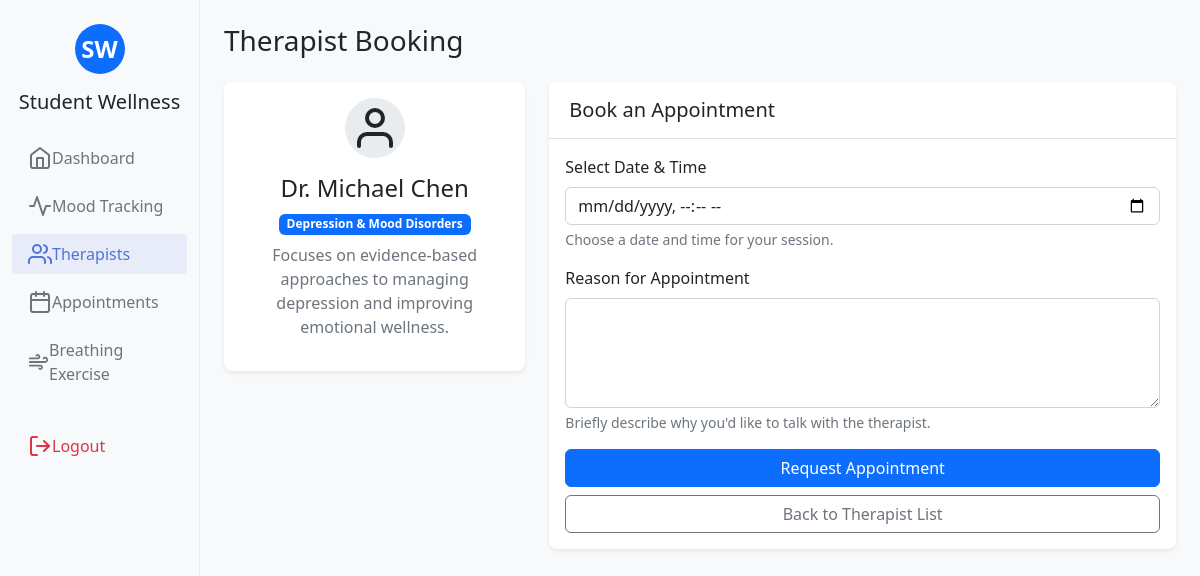
The app's page /therapist/book/2/ (signed in) with its own data.
### student/models.py (models this page shows, shortened)
class Therapist(models.Model):
    name = models.CharField(max_length=100)
    specialization = models.CharField(max_length=100)
    description = models.TextField()
    is_available = models.BooleanField(default=True)

### student/views.py (the view)
# urls.py: path('therapist/book/<int:therapist_id>/', views.book_therapist, name='book_therapist'),
@login_required
def book_therapist(request, therapist_id):
    therapist = get_object_or_404(Therapist, id=therapist_id, is_available=True)
    if request.method == 'POST':
        form = TherapistAppointmentForm(request.POST)
        if form.is_valid():
            appointment = form.save(commit=False)
            appointment.student = request.user
            appointment.therapist = therapist
            appointment.status = 'pending'
            appointment.save()
            return redirect('appointment_list')
    else:
        form = TherapistAppointmentForm()
    return render(request, 'therapist_booking.html', {
        'therapist': therapist,
        'form': form
    })

### student/forms.py (shortened to what this page needs)
class TherapistAppointmentForm(forms.ModelForm):
    class Meta:
        model = TherapistAppointment
        fields = ['appointment_date', 'reason']
        widgets = {
            'appointment_date': forms.DateTimeInput(attrs={'type': 'datetime-local'}),
            'reason': forms.Textarea(attrs={'rows': 3, 'placeholder': 'Briefly describe why you want to meet with the therapist...'}),
        }

### templates/therapist_booking.html (shortened to what this page needs)
{% extends 'base.html' %}
{% block content %}
<div class="row mb-4">
    <div class="col-12">
        <h1 class="h3 mb-0">Therapist Booking</h1>
    </div>
</div>
{% if show_appointments %}
    <div class="card shadow-sm mb-4">
        <div class="card-header bg-white d-flex justify-content-between align-items-center">
            <h5 class="mb-0">Your Appointments</h5>
            <a href="{% url 'therapist_list' %}" class="btn btn-sm btn-primary">Book New Appointment</a>
        </div>
        <div class="card-body p-0">
            {% if appointments %}
                <div class="table-responsive">
                    <table class="table table-hover mb-0">
                        <thead class="table-light">
                            <tr>
                                <th>Therapist</th>
                                <th>Date & Time</th>
                                <th>Status</th>
                                <th>Reason</th>
                            </tr>
                        </thead>
                        <tbody>
                            {% for appointment in appointments %}
                                <tr>
                                    <td>{{ appointment.therapist.name }}</td>
                                    <td>{{ appointment.appointment_date|date:"M d, Y" }} at {{ appointment.appointment_date|time:"g:i A" }}</td>
                                    <td>
                                        <span class="badge
                                            {% if appointment.status == 'confirmed' %}bg-success
                                            {% elif appointment.status == 'pending' %}bg-warning
                                            {% elif appointment.status == 'cancelled' %}bg-danger
                                            {% else %}bg-secondary{% endif %}">
                                            {{ appointment.get_status_display }}
                                        </span>
                                    </td>
                                    <td>{{ appointment.reason|truncatechars:50 }}</td>
                                </tr>
                            {% endfor %}
                        </tbody>
                    </table>
                </div>
            {% else %}
                <div class="text-center py-5">
                    <i data-feather="calendar" style="width: 48px; height: 48px;" class="text-muted mb-3"></i>
                    <h5>No appointments yet</h5>
                    <p class="text-muted">Book your first appointment with a therapist</p>
                    <a href="{% url 'therapist_list' %}" class="btn btn-primary mt-2">Find a Therapist</a>
                </div>
            {% endif %}
        </div>
    </div>
{% elif therapist %}
    <div class="row">
        <div class="col-md-4 mb-4">
            <div class="card shadow-sm">
                <div class="card-body text-center">
                    <div class="therapist-avatar mb-3">
                        <div class="avatar-circle mx-auto">
                            <i data-feather="user" style="width: 48px; height: 48px;"></i>
                        </div>
                    </div>
                    <h4>{{ therapist.name }}</h4>
                    <p class="badge bg-primary mb-2">{{ therapist.specialization }}</p>
                    <p class="text-muted">{{ therapist.description }}</p>
                </div>
            </div>
        </div>
        <div class="col-md-8">
            <div class="card shadow-sm">
                <div class="card-header bg-white">
                    <h5 class="mb-0">Book an Appointment</h5>
                </div>
                <div class="card-body">
                    <form method="post" action="{% url 'book_therapist' therapist.id %}">
                        <div class="mb-3">
                            <label for="appointment_date" class="form-label">Select Date & Time</label>
                            <input type="datetime-local" class="form-control" id="appointment_date" name="appointment_date" required>
                            <div class="form-text">Choose a date and time for your session.</div>
                        </div>
                        <div class="mb-3">
                            <label for="reason" class="form-label">Reason for Appointment</label>
                            <textarea class="form-control" id="reason" name="reason" rows="4" required></textarea>
                            <div class="form-text">Briefly describe why you'd like to talk with the therapist.</div>
                        </div>
                        <div class="d-grid gap-2">
                            <button type="submit" class="btn btn-primary">Request Appointment</button>
                            <a href="{% url 'therapist_list' %}" class="btn btn-outline-secondary">Back to Therapist List</a>
                        </div>
                    </form>
                </div>
            </div>
        </div>
    </div>
{% endif %}
{% endblock %}

### static/css/style.css (style rules this page uses)
:root { --primary-color: #4e73df; --secondary-color: #6c757d; --success-color: #1cc88a; --info-color: #36b9cc; --warning-color: #f6c23e; --danger-color: #e74a3b; --light-color: #f8f9fc; --dark-color: #5a5c69; --happy-color: #4CAF50; --calm-color: #2196F3; --neutral-color: #9E9E9E; --anxious-color: #FFC107; --sad-color: #2196F3; --angry-color: #F44336; }
body { background-color: #f8f9fa; font-family: 'Segoe UI', Tahoma, Geneva, Verdana, sans-serif; }
.card { border: none; border-radius: 0.5rem; overflow: hidden; }
.card-header { background-color: transparent; border-bottom: 1px solid rgba(0,0,0,.125); padding: 1rem 1.25rem; }
.avatar-circle { width: 60px; height: 60px; background-color: #e9ecef; border-radius: 50%; display: flex; justify-content: center; align-items: center; }

### records on screen
Therapist: name "Dr. Michael Chen", specialization "Depression & Mood Disorders", description "Focuses on evidence-based approaches to managing depression and improving emotional wellness."
